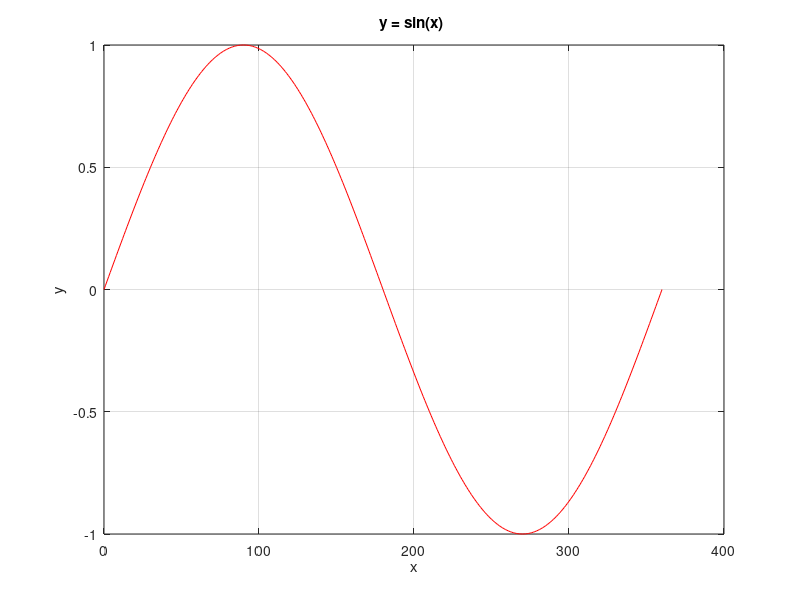

Source code (MATLAB):
%% MAE 150 Homework Solution Tempate
% 
% Please name your file hwX.m where the X is the homework number.
%  For example homework 1 should be named hw1.m
%
% All homework assignments need to be uploaded to Canvas by midnight on 
%  Saturday the week they are due.  No late assignments will be accepted.
%
% The format for reporting the answers to the assigned problems is given 
%  for both single and multi-part problems.
%
% Make sure you copy your .m file to a seperate directory and re-run them 
%  to ensure that your script runs and your answers have not changed.
%
% If your script does not run, or your answers are not reported in the 
%  correct format, you will be given no credit.

%% The following commands are required at the very top of the homework file
clear all;   % This clears all workspaces
close all;   % This closes all figures 
clc;         % This clears the command window
format long; 

%% Student name, ID number, and homework_number are required
name = 'AAAA AAAA';
id = 'A00000000';
hw_num = 1;

%% This is how to report your answer for a single part question
% Problem 1: 
% Compute sine of 180 degrees and put the answer into p1.
p1 = sind( 180 );

%% This is how to report your answer for a multi-part question
% Problem 2: 
% (a) Create figure 1 to show the function y = sin(x) for x = 0 to 360
% degrees. Set p2a = 'See figure 1'.
x = 0:360;
y = sind(x);
figure(1);
plot(x , y , 'r-');
xlabel( 'x' ); ylabel( 'y' ); box on; grid on;
title( 'y = sin(x) ');
p2a = 'See figure 1';

% (b) Find the maximum value of y and put it in p2b.
p2b = max(y);
